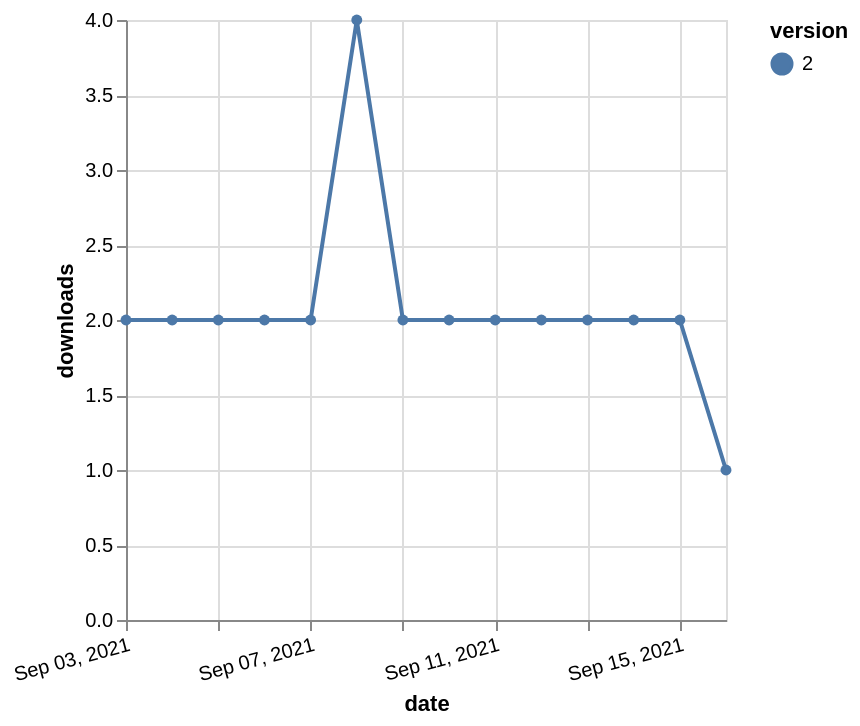

Here is the Vega-Lite specification saved for this chart:
### Vega-Lite specification from a JSON file in a GitHub repository (floating-point values rounded to 4 significant figures)
{"$schema": "https://vega.github.io/schema/vega-lite/v5.json", "description": "A simple bar chart with embedded data.", "data": {"values": [{"date": "2021-09-03", "total": 3035, "delta": 2, "version": "2"}, {"date": "2021-09-04", "total": 3037, "delta": 2, "version": "2"}, {"date": "2021-09-05", "total": 3039, "delta": 2, "version": "2"}, {"date": "2021-09-06", "total": 3041, "delta": 2, "version": "2"}, {"date": "2021-09-07", "total": 3043, "delta": 2, "version": "2"}, {"date": "2021-09-08", "total": 3047, "delta": 4, "version": "2"}, {"date": "2021-09-09", "total": 3049, "delta": 2, "version": "2"}, {"date": "2021-09-10", "total": 3051, "delta": 2, "version": "2"}, {"date": "2021-09-11", "total": 3053, "delta": 2, "version": "2"}, {"date": "2021-09-12", "total": 3055, "delta": 2, "version": "2"}, {"date": "2021-09-13", "total": 3057, "delta": 2, "version": "2"}, {"date": "2021-09-14", "total": 3059, "delta": 2, "version": "2"}, {"date": "2021-09-15", "total": 3061, "delta": 2, "version": "2"}, {"date": "2021-09-16", "total": 3062, "delta": 1, "version": "2"}]}, "width": "container", "mark": {"type": "line", "point": {"filled": true}}, "encoding": {"x": {"field": "date", "type": "temporal", "timeUnit": "yearmonthdate", "title": "date", "axis": {"labelAngle": -15}}, "y": {"field": "delta", "type": "quantitative", "title": "downloads"}, "color": {"field": "version", "type": "nominal"}, "tooltip": {"field": "delta"}}}
